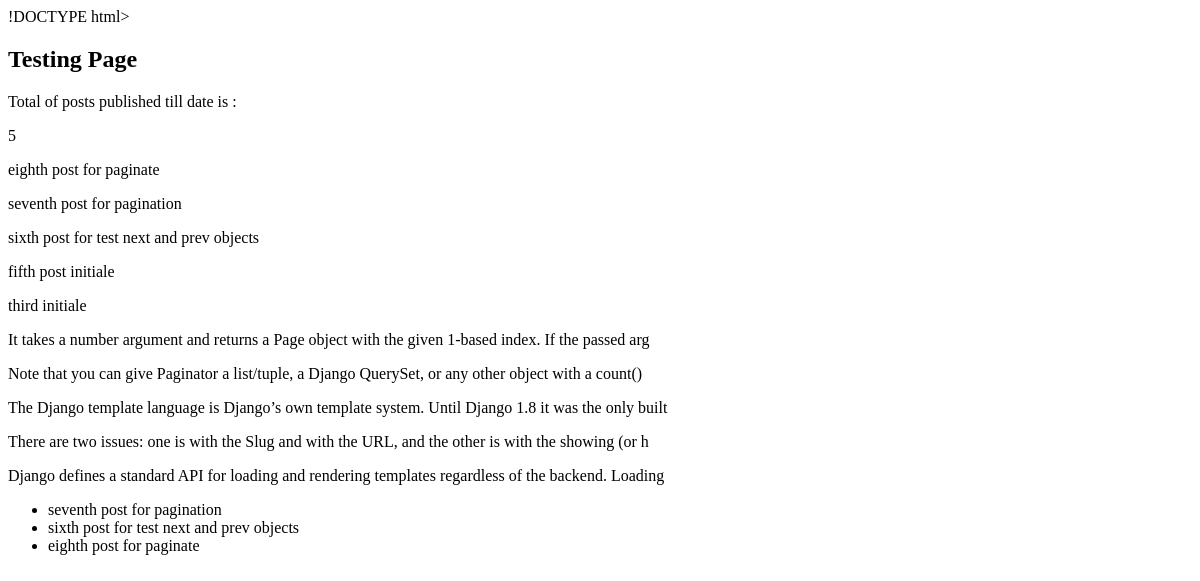
The page /blog_app/test on the database as committed earlier.
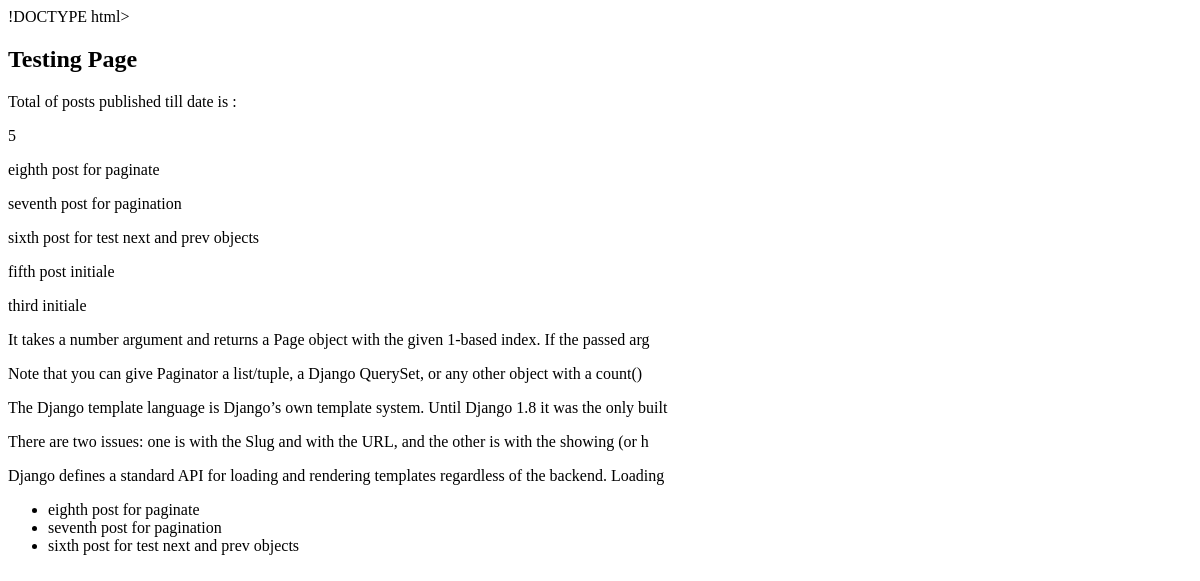
The same page on the database as committed later.
### blog_app/models.py (models this page shows)
class Post(models.Model):
    image = models.ImageField(upload_to='app_image/', default='default.png')
    author = models.ForeignKey(User, on_delete=models.SET_NULL, null=True)
    title = models.CharField(max_length=100)
    content = models.TextField()
    counted_views = models.PositiveIntegerField(default=0)
    status = models.BooleanField(default=False)
    published_date = models.DateTimeField(null=True)
    created_date = models.DateTimeField(auto_now_add=True)
    updated_date = models.DateTimeField(auto_now=True)
    category_list = models.ManyToManyField(Category)
    class Meta:
        ordering = ['-created_date']
        verbose_name = 'پست'
        verbose_name_plural = 'پست ها'
    def __str__(self):
        return self.title

### blog_app/views.py (the view)
# urls.py: path('test', test_view)
def test_view(request):
    return render(request, 'blog_items/simple_tag_test.html')

### blog_app/templatetags/blog_tags.py (called while the page is built)
@register.simple_tag()
def cal_post():
    posts = Post.objects.filter(status=1).count()
    return posts

@register.simple_tag(name='posts')
def show_post():
    posts_obj = Post.objects.filter(status=1)
    return posts_obj

@register.filter
def snippet(value, count):
    return value[:count]

@register.inclusion_tag('popular-post-view.html')
def show_latest_posts():
    post_obj = Post.objects.filter(status=1).order_by('-published_date')[:3]
    return {'post_obj': post_obj}

### templates/blog_items/simple_tag_test.html (shortened to what this page needs)
{% load blog_tags %}
<html lang="en">
<head>
</head>
<body>
        <h2>Testing Page</h2>
        <p>Total of posts published till date is :{% cal_post as tp %}</p>
         <p>{{tp}}</p>
            {% posts as postschema %}
            {% for item in postschema %}
                 <p>{{item}}</p>
            {% endfor %}
            {% for item in postschema %}
                 <p>{{item.content|snippet:100}}</p>
            {% endfor %}
            {% show_latest_posts %}
</body>
</html>

### templates/popular-post-view.html (shortened to what this page needs)
<!DOCTYPE html>
<html lang="en">
<head>
</head>
<body>
        <ul>
            {% for item in post_obj %}
            <li>{{item.title}}</li>
            {% endfor %}
        </ul>
</body>
</html>

Rows that differ between the two databases and show on the page:
changed Post "eighth post for paginate": moves up the list
